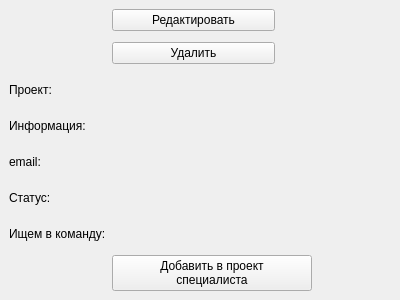
<?xml version="1.0" encoding="UTF-8"?>
<ui version="4.0">
 <class>WgtProject</class>
 <widget class="QFrame" name="WgtProject">
  <property name="geometry">
   <rect>
    <x>0</x>
    <y>0</y>
    <width>400</width>
    <height>300</height>
   </rect>
  </property>
  <property name="sizePolicy">
   <sizepolicy hsizetype="Preferred" vsizetype="Preferred">
    <horstretch>0</horstretch>
    <verstretch>0</verstretch>
   </sizepolicy>
  </property>
  <property name="windowTitle">
   <string/>
  </property>
  <layout class="QGridLayout" name="gridLayout">
   <property name="leftMargin">
    <number>0</number>
   </property>
   <property name="topMargin">
    <number>0</number>
   </property>
   <property name="rightMargin">
    <number>0</number>
   </property>
   <property name="bottomMargin">
    <number>0</number>
   </property>
   <item row="0" column="0">
    <widget class="QStackedWidget" name="stackedWidget">
     <property name="sizePolicy">
      <sizepolicy hsizetype="Preferred" vsizetype="Preferred">
       <horstretch>0</horstretch>
       <verstretch>0</verstretch>
      </sizepolicy>
     </property>
     <property name="currentIndex">
      <number>0</number>
     </property>
     <widget class="QWidget" name="pg_proj_date">
      <layout class="QGridLayout" name="gridLayout_2">
       <item row="1" column="1">
        <widget class="QStackedWidget" name="stackedWidget_Del">
         <property name="maximumSize">
          <size>
           <width>200</width>
           <height>32</height>
          </size>
         </property>
         <widget class="QWidget" name="pg_del">
          <layout class="QGridLayout" name="gridLayout_4">
           <property name="leftMargin">
            <number>0</number>
           </property>
           <property name="topMargin">
            <number>0</number>
           </property>
           <property name="rightMargin">
            <number>0</number>
           </property>
           <property name="bottomMargin">
            <number>0</number>
           </property>
           <property name="spacing">
            <number>0</number>
           </property>
           <item row="0" column="0">
            <widget class="QPushButton" name="btn_del_proj">
             <property name="text">
              <string>Удалить</string>
             </property>
            </widget>
           </item>
          </layout>
         </widget>
         <widget class="QWidget" name="pg_confirm">
          <layout class="QGridLayout" name="gridLayout_5">
           <property name="leftMargin">
            <number>0</number>
           </property>
           <property name="topMargin">
            <number>0</number>
           </property>
           <property name="rightMargin">
            <number>0</number>
           </property>
           <property name="bottomMargin">
            <number>0</number>
           </property>
           <property name="horizontalSpacing">
            <number>3</number>
           </property>
           <property name="verticalSpacing">
            <number>0</number>
           </property>
           <item row="0" column="0">
            <widget class="QPushButton" name="btn_del_confirm">
             <property name="text">
              <string>Удалить</string>
             </property>
            </widget>
           </item>
           <item row="0" column="1">
            <widget class="QPushButton" name="btn_del_cancel">
             <property name="text">
              <string>Отменить</string>
             </property>
            </widget>
           </item>
          </layout>
         </widget>
        </widget>
       </item>
       <item row="5" column="0">
        <widget class="QLabel" name="lbl_status">
         <property name="maximumSize">
          <size>
           <width>110</width>
           <height>16777215</height>
          </size>
         </property>
         <property name="text">
          <string>Статус:</string>
         </property>
        </widget>
       </item>
       <item row="2" column="0">
        <widget class="QLabel" name="lbl_title">
         <property name="maximumSize">
          <size>
           <width>110</width>
           <height>16777215</height>
          </size>
         </property>
         <property name="text">
          <string>Проект:</string>
         </property>
        </widget>
       </item>
       <item row="0" column="0" rowspan="2">
        <widget class="QLabel" name="lbl_photo">
         <property name="text">
          <string/>
         </property>
        </widget>
       </item>
       <item row="4" column="0">
        <widget class="QLabel" name="lbl_email">
         <property name="maximumSize">
          <size>
           <width>110</width>
           <height>16777215</height>
          </size>
         </property>
         <property name="text">
          <string>email:</string>
         </property>
        </widget>
       </item>
       <item row="6" column="0">
        <widget class="QLabel" name="lbl_skills">
         <property name="maximumSize">
          <size>
           <width>110</width>
           <height>16777215</height>
          </size>
         </property>
         <property name="text">
          <string>Ищем в команду:</string>
         </property>
        </widget>
       </item>
       <item row="0" column="1">
        <widget class="QPushButton" name="btn_edit">
         <property name="maximumSize">
          <size>
           <width>200</width>
           <height>16777215</height>
          </size>
         </property>
         <property name="text">
          <string>Редактировать</string>
         </property>
        </widget>
       </item>
       <item row="3" column="0">
        <widget class="QLabel" name="lbl_info">
         <property name="maximumSize">
          <size>
           <width>110</width>
           <height>16777215</height>
          </size>
         </property>
         <property name="text">
          <string>Информация:</string>
         </property>
        </widget>
       </item>
       <item row="6" column="1" colspan="2">
        <widget class="QLabel" name="lbl_skills_2">
         <property name="text">
          <string/>
         </property>
         <property name="wordWrap">
          <bool>true</bool>
         </property>
        </widget>
       </item>
       <item row="5" column="1" colspan="2">
        <widget class="QLabel" name="lbl_status_2">
         <property name="text">
          <string/>
         </property>
        </widget>
       </item>
       <item row="4" column="1" colspan="2">
        <widget class="QLabel" name="lbl_email_2">
         <property name="text">
          <string/>
         </property>
        </widget>
       </item>
       <item row="3" column="1" colspan="2">
        <widget class="QLabel" name="lbl_info_2">
         <property name="text">
          <string/>
         </property>
         <property name="wordWrap">
          <bool>true</bool>
         </property>
        </widget>
       </item>
       <item row="2" column="1" colspan="2">
        <widget class="QLabel" name="lbl_title_2">
         <property name="text">
          <string/>
         </property>
        </widget>
       </item>
       <item row="7" column="1" colspan="2">
        <widget class="QPushButton" name="btn_add_worker">
         <property name="maximumSize">
          <size>
           <width>200</width>
           <height>16777215</height>
          </size>
         </property>
         <property name="text">
          <string>Добавить в проект
специалиста</string>
         </property>
        </widget>
       </item>
       <item row="0" column="2" rowspan="2">
        <spacer name="horizontalSpacer">
         <property name="orientation">
          <enum>Qt::Horizontal</enum>
         </property>
         <property name="sizeHint" stdset="0">
          <size>
           <width>0</width>
           <height>0</height>
          </size>
         </property>
        </spacer>
       </item>
      </layout>
     </widget>
     <widget class="QWidget" name="pg_edit_data">
      <layout class="QGridLayout" name="gridLayout_3">
       <item row="1" column="0" colspan="2">
        <widget class="QLineEdit" name="le_title">
         <property name="placeholderText">
          <string>Введите название проекта</string>
         </property>
        </widget>
       </item>
       <item row="5" column="1">
        <widget class="QPushButton" name="btn_ok">
         <property name="text">
          <string>Ok</string>
         </property>
        </widget>
       </item>
       <item row="4" column="0" colspan="2">
        <widget class="QWidget" name="wgt_skills" native="true"/>
       </item>
       <item row="0" column="0">
        <widget class="QPushButton" name="btn_change_photo">
         <property name="text">
          <string>Изменить фото</string>
         </property>
        </widget>
       </item>
       <item row="5" column="0">
        <widget class="QPushButton" name="btn_exit">
         <property name="text">
          <string>Отмена</string>
         </property>
        </widget>
       </item>
       <item row="2" column="0" colspan="2">
        <widget class="QPlainTextEdit" name="te_info">
         <property name="inputMethodHints">
          <set>Qt::ImhMultiLine</set>
         </property>
         <property name="placeholderText">
          <string>Введите описание</string>
         </property>
        </widget>
       </item>
       <item row="3" column="1">
        <widget class="QPushButton" name="btn_add_skill">
         <property name="text">
          <string>Добавить специализацию</string>
         </property>
        </widget>
       </item>
      </layout>
     </widget>
    </widget>
   </item>
  </layout>
 </widget>
 <resources/>
 <connections/>
</ui>
